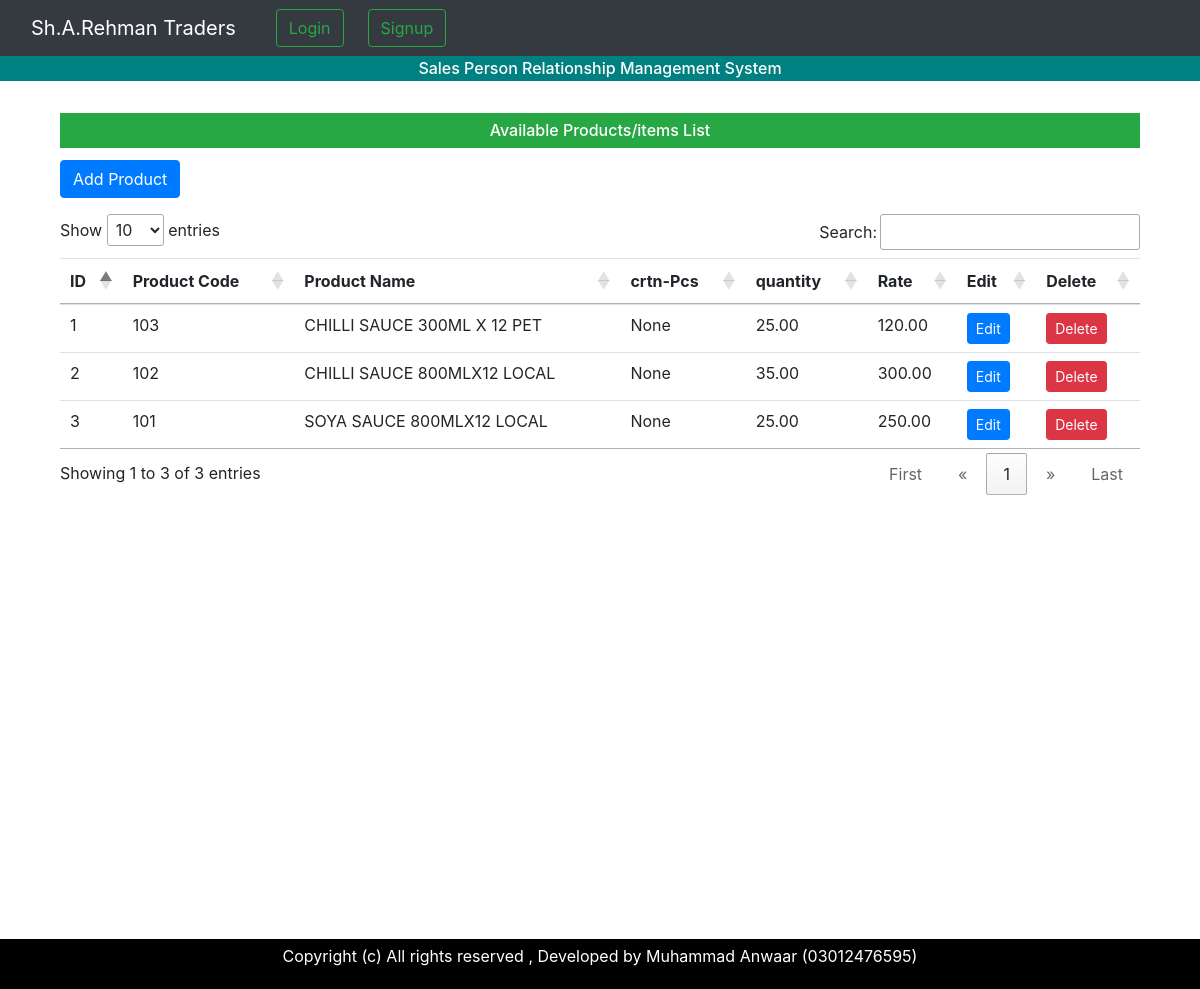
The page /myapp/products/ on the database its author committed.
### myapp/models.py (models this page shows, shortened)
class Product(models.Model):
    crtn_pcs = models.CharField(max_length=80, null=True,blank=True)
    product_code = models.CharField(max_length=255,null=True,blank=True)
    product_name = models.CharField(max_length=255)
    quantity = models.DecimalField(max_digits=10, decimal_places=2, default=0.0,blank=True,null=True)
    price=models.DecimalField(max_digits=10, decimal_places=2, default=0.0,blank=True,null=True)

### myapp/views.py (the view)
# urls.py: path('products/', views.product_list, name='product_list'),
def product_list(request):
    products = Product.objects.all().order_by('-id')
    return render(request, 'myapp/product/product_list.html', {'products': products})

### templates/myapp/product/product_list.html (shortened to what this page needs)
{% extends 'base.html' %}
{% block content %}
<div class="container mt-4">
    <h6 class="card-title bg-success text-white center text-center py-2">Available Products/items List </h6>
    <a href="{% url 'add_product' %}" class="btn btn-primary mb-3">Add Product</a>
    <div class="table-responsive">
    <table id="product-table" class="table">
        <thead>
            <tr>
                <th>ID</th>
                <th>Product Code</th>
                <th>Product Name</th>
                <th>crtn-Pcs</th>
                <th>quantity</th>
                <th>Rate</th>
                <th>Edit</th>
                <th>Delete</th>
            </tr>
        </thead>
        <tbody>
            {% for product in products %}
            <tr>
                <td>{{ product.id}} </td>
                <td>{{ product.product_code }}</td>
                <td>{{ product.product_name }}</td>
                <td>{{ product.crtn_pcs }}</td>
                <td>{{ product.quantity }}</td>
                <td>{{ product.price }}</td>
                <td><a href="{% url 'edit_product' product.id %}" class="btn btn-sm btn-primary">Edit</a></td>
                <td><a href="{% url 'delete_product' product.id %}" class="btn btn-sm btn-danger">Delete</a></td>
            </tr>
            {% endfor %}
        </tbody>
    </table>
</div>
</div>
{% endblock %}

### rows shown on the page
Product: id "3", product_code "101", product_name "SOYA SAUCE 800MLX12 LOCAL", crtn_pcs "None", quantity "25.00", price "250.00"
Product: id "2", product_code "102", product_name "CHILLI SAUCE 800MLX12 LOCAL", crtn_pcs "None", quantity "35.00", price "300.00"
Product: id "1", product_code "103", product_name "CHILLI SAUCE 300ML X 12 PET", crtn_pcs "None", quantity "25.00", price "120.00"
